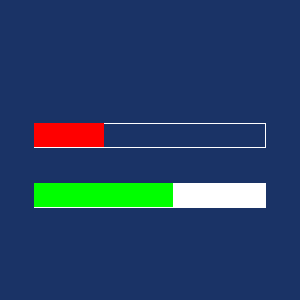

Generate this figure with Python:
#!/usr/bin/env python
# Demonstrate vtkProgressBarWidget with two progress bars showing different configurations.

import vtkmodules.vtkInteractionStyle  # noqa: F401
import vtkmodules.vtkRenderingFreeType  # noqa: F401
import vtkmodules.vtkRenderingOpenGL2  # noqa: F401

from vtkmodules.vtkInteractionWidgets import (
    vtkProgressBarRepresentation,
    vtkProgressBarWidget,
)
from vtkmodules.vtkRenderingCore import (
    vtkRenderWindow,
    vtkRenderWindowInteractor,
    vtkRenderer,
)

# Renderer
renderer = vtkRenderer()
renderer.SetBackground(0.1, 0.2, 0.4)

# Render window
render_window = vtkRenderWindow()
render_window.AddRenderer(renderer)
render_window.SetWindowName("progress bar widget")
render_window.SetMultiSamples(0)
render_window.SetSize(300, 300)

# Interactor
interactor = vtkRenderWindowInteractor()
interactor.SetRenderWindow(render_window)

# Widget 1: 60% progress, green bar with background
progress_rep = vtkProgressBarRepresentation()
progress_rep.SetProgressRate(0.6)
progress_rep.SetPosition(0.1, 0.3)
progress_rep.SetPosition2(0.8, 0.1)
progress_rep.SetProgressBarColor(0, 1, 0)
progress_rep.SetBackgroundColor(1, 1, 1)
progress_rep.SetDrawBackground(True)

progress_widget = vtkProgressBarWidget()
progress_widget.SetInteractor(interactor)
progress_widget.SetRepresentation(progress_rep)
progress_widget.On()

# Widget 2: 30% progress, red bar, no background
progress_rep_2 = vtkProgressBarRepresentation()
progress_rep_2.SetProgressRate(0.3)
progress_rep_2.SetPosition(0.1, 0.5)
progress_rep_2.SetPosition2(0.8, 0.1)
progress_rep_2.SetProgressBarColor(1, 0, 0)
progress_rep_2.SetDrawBackground(False)

progress_widget_2 = vtkProgressBarWidget()
progress_widget_2.SetInteractor(interactor)
progress_widget_2.SetRepresentation(progress_rep_2)
progress_widget_2.On()

interactor.Initialize()
interactor.Start()
